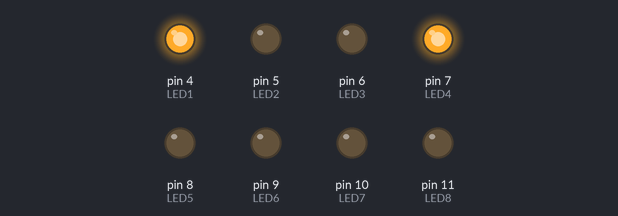
Recording of a sketch running on a simulated Arduino Uno, built with avr-gcc and run on an emulated ATmega328P. Shown: output pins drawn as LEDs (lit = HIGH).

Above: at 0.5 s.
At 1.5 s:
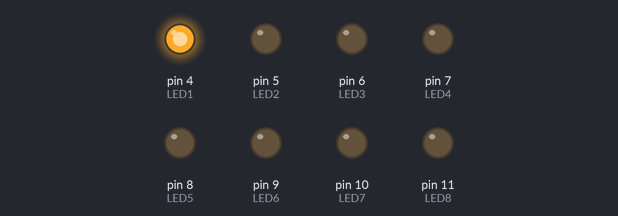
At 2.5 s:
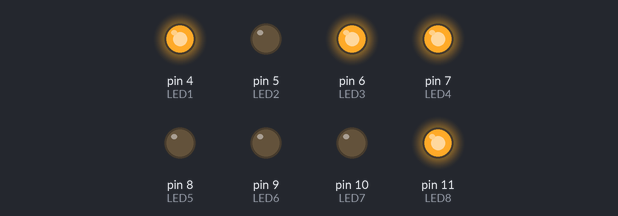
At 4.5 s:
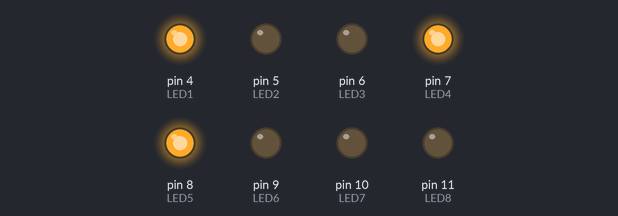
At 6.5 s:
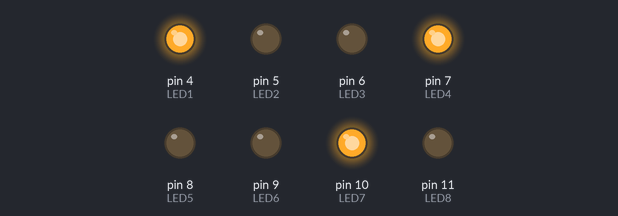
At 9.5 s:
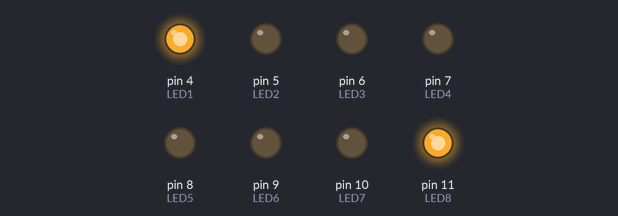
Timing chart, 0 to 11.5 s (numbered marks = the images above):
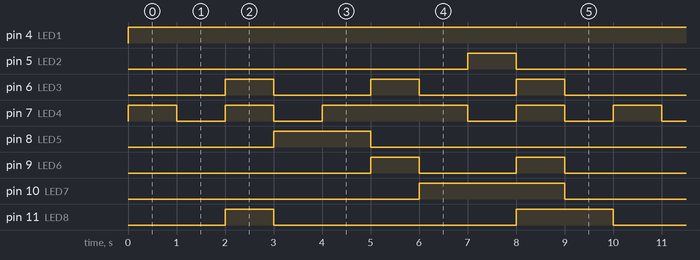

The sketch:

7segment.ino
```cpp
const int LED1 = 4;
const int LED2 = 5;
const int LED3 = 6;
const int LED4 = 7;
const int LED5 = 8;
const int LED6 = 9;
const int LED7 = 10;
const int LED8 = 11;


void setup() {
  pinMode(LED1, OUTPUT);
  pinMode(LED2, OUTPUT);
  pinMode(LED3, OUTPUT);
  pinMode(LED4, OUTPUT);
  pinMode(LED5, OUTPUT);
  pinMode(LED6, OUTPUT);
  pinMode(LED7, OUTPUT);
  pinMode(LED8, OUTPUT);
}

void loop(){
// 9 yaz
  digitalWrite(LED1, HIGH);
  digitalWrite(LED2, LOW);
  digitalWrite(LED3, LOW);
  digitalWrite(LED4, HIGH);
  digitalWrite(LED5, LOW);
  digitalWrite(LED6, LOW);
  digitalWrite(LED7, LOW);
  digitalWrite(LED8, LOW);
delay(1000);
// 8
  digitalWrite(LED1, HIGH);
  digitalWrite(LED2, LOW);
  digitalWrite(LED3, LOW);
  digitalWrite(LED4, LOW);
  digitalWrite(LED5, LOW);
  digitalWrite(LED6, LOW);
  digitalWrite(LED7, LOW);
  digitalWrite(LED8, LOW);
delay(1000);
// 7
  digitalWrite(LED1, HIGH);
  digitalWrite(LED2, LOW);
  digitalWrite(LED3, HIGH);
  digitalWrite(LED4, HIGH);
  digitalWrite(LED5, LOW);
  digitalWrite(LED6, LOW);
  digitalWrite(LED7, LOW);
  digitalWrite(LED8, HIGH);
delay(1000);
// 6
  digitalWrite(LED1, HIGH);
  digitalWrite(LED2, LOW);
  digitalWrite(LED3, LOW);
  digitalWrite(LED4, LOW);
  digitalWrite(LED5, HIGH);
  digitalWrite(LED6, LOW);
  digitalWrite(LED7, LOW);
  digitalWrite(LED8, LOW);
delay(1000);
// 5 yazdırıyoruz
  digitalWrite(LED1, HIGH);
  digitalWrite(LED2, LOW);
  digitalWrite(LED3, LOW);
  digitalWrite(LED4, HIGH);
  digitalWrite(LED5, HIGH);
  digitalWrite(LED6, LOW);
  digitalWrite(LED7, LOW);
  digitalWrite(LED8, LOW);
delay(1000);
// 4
  digitalWrite(LED1, HIGH);
  digitalWrite(LED2, LOW);
  digitalWrite(LED3, HIGH);
  digitalWrite(LED4, HIGH);
  digitalWrite(LED5, LOW);
  digitalWrite(LED6, HIGH);
  digitalWrite(LED7, LOW);
  digitalWrite(LED8, LOW);
delay(1000);
// 3
  digitalWrite(LED1, HIGH);
  digitalWrite(LED2, LOW);
  digitalWrite(LED3, LOW);
  digitalWrite(LED4, HIGH);
  digitalWrite(LED5, LOW);
  digitalWrite(LED6, LOW);
  digitalWrite(LED7, HIGH);
  digitalWrite(LED8, LOW);
delay(1000);
// 2
  digitalWrite(LED1, HIGH);
  digitalWrite(LED2, HIGH);
  digitalWrite(LED3, LOW);
  digitalWrite(LED4, LOW);
  digitalWrite(LED5, LOW);
  digitalWrite(LED6, LOW);
  digitalWrite(LED7, HIGH);
  digitalWrite(LED8, LOW);
delay(1000);
// 1
  digitalWrite(LED1, HIGH);
  digitalWrite(LED2, LOW);
  digitalWrite(LED3, HIGH);
  digitalWrite(LED4, HIGH);
  digitalWrite(LED5, LOW);
  digitalWrite(LED6, HIGH);
  digitalWrite(LED7, HIGH);
  digitalWrite(LED8, HIGH);
delay(1000);
// 0
  digitalWrite(LED1, HIGH);
  digitalWrite(LED2, LOW);
  digitalWrite(LED3, LOW);
  digitalWrite(LED4, LOW);
  digitalWrite(LED5, LOW);
  digitalWrite(LED6, LOW);
  digitalWrite(LED7, LOW);
  digitalWrite(LED8, HIGH);
delay(1000);
}
```

Measured:
- by itself, pin 4 (LED1): LOW → HIGH at 0.00 s
- by itself, pin 5 (LED2): alternates HIGH for 1.0 s and LOW for 9.0 s
- by itself, pin 6 (LED3): repeats every 10.0 s: 2 × (LOW 2.0 s, HIGH 1.0 s), LOW 3.0 s, HIGH 1.0 s
- by itself, pin 7 (LED4): repeats every 10.0 s: LOW 1.0 s, HIGH 1.0 s, LOW 1.0 s, HIGH 3.0 s, 2 × (LOW 1.0 s, HIGH 1.0 s)
- by itself, pin 8 (LED5): alternates HIGH for 2.0 s and LOW for 8.0 s
- by itself, pin 9 (LED6): repeats every 10.0 s: LOW 2.0 s, HIGH 1.0 s, LOW 6.0 s, HIGH 1.0 s
- by itself, pin 10 (LED7): alternates HIGH for 3.0 s and LOW for 7.0 s
- by itself, pin 11 (LED8): repeats every 10.0 s: LOW 5.0 s, HIGH 2.0 s, LOW 2.0 s, HIGH 1.0 s
